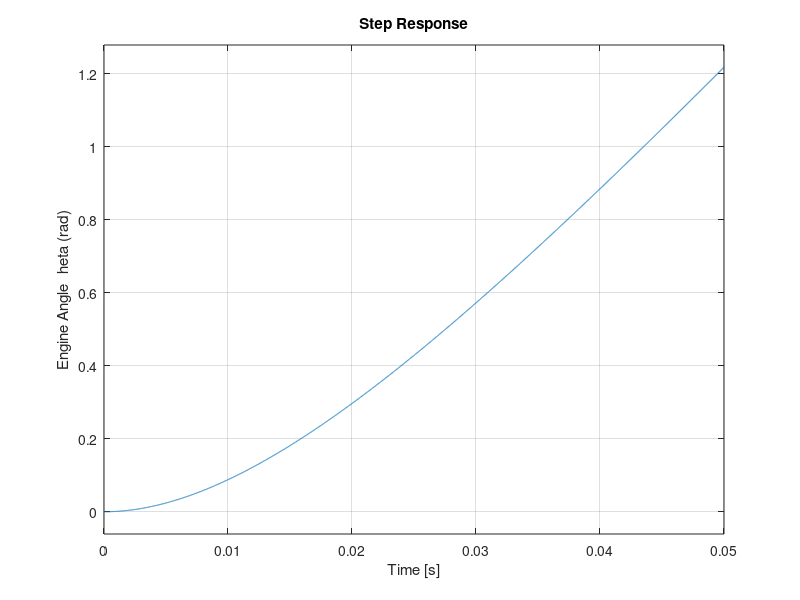

The MATLAB script that drew this image:
%% Constants
J = 3.2284e-6;
b = 3.5077e-6;
Ke = 0.0274;
Kt = 0.0274;
R = 4;
L = 2.75e-6;

%% State-Space matrices
A = [ 0 1 0 ; 0 -b/J Kt/J ; 0 -Ke/L -R/L ];
B = [ 0; 0; 1/L ];
C = [ 1 0 0 ];
D = 0;

state_space = ss(A, B, C, D);
[tf_nom, tf_denom] = ss2tf(A, B, C, D);
step(state_space, 0.05)
ylabel("Engine Angle \theta (rad)")